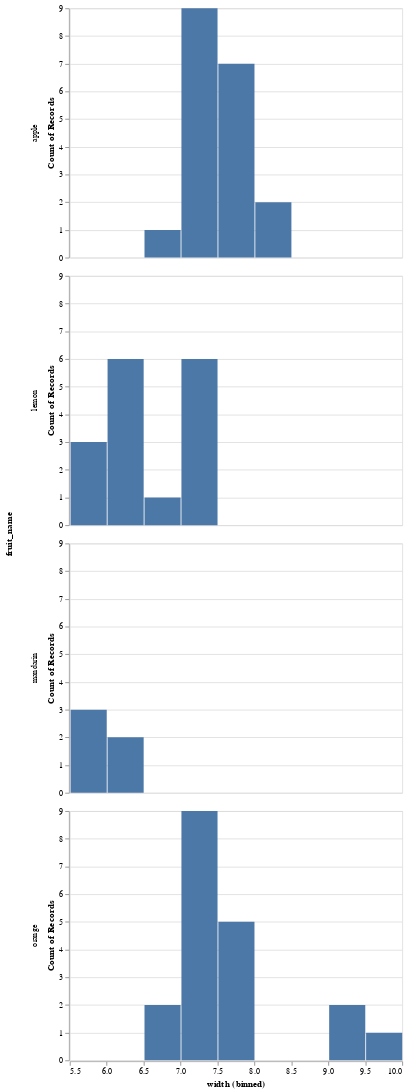

Notebook code for this chart:
### Markdown cell above
How is he our hero you might ask? Well. Let's go back to our fruit example. Let's look at the distribution of width for each type of fruit separately.

I'm going to use another one of my favorite packages (altair). Don't worry. This is a very open book class. Memorizing APIs is not our goal.

### Code cell
import altair as alt

alt.Chart(fruits).mark_bar().encode(
    alt.X("width:Q", bin=True),
    y='count()',
    row='fruit_name:N'
)

### Figure 1 — Vega-Lite specification as saved in the notebook (floating-point values rounded to 4 significant figures)
{"config": {"view": {"continuousWidth": 400, "continuousHeight": 300}}, "data": {"name": "data-b236062e01d2b17b7f6edafaba49d73c"}, "mark": "bar", "encoding": {"row": {"type": "nominal", "field": "fruit_name"}, "x": {"type": "quantitative", "bin": true, "field": "width"}, "y": {"type": "quantitative", "aggregate": "count"}}, "$schema": "https://vega.github.io/schema/vega-lite/v4.8.1.json", "datasets": {"data-b236062e01d2b17b7f6edafaba49d73c": [{"fruit_label": 1, "fruit_name": "apple", "fruit_subtype": "granny_smith", "mass": 192, "width": 8.4, "height": 7.3, "color_score": 0.55}, {"fruit_label": 1, "fruit_name": "apple", "fruit_subtype": "granny_smith", "mass": 180, "width": 8.0, "height": 6.8, "color_score": 0.59}, {"fruit_label": 1, "fruit_name": "apple", "fruit_subtype": "granny_smith", "mass": 176, "width": 7.4, "height": 7.2, "color_score": 0.6}, {"fruit_label": 2, "fruit_name": "mandarin", "fruit_subtype": "mandarin", "mass": 86, "width": 6.2, "height": 4.7, "color_score": 0.8}, {"fruit_label": 2, "fruit_name": "mandarin", "fruit_subtype": "mandarin", "mass": 84, "width": 6.0, "height": 4.6, "color_score": 0.79}, {"fruit_label": 2, "fruit_name": "mandarin", "fruit_subtype": "mandarin", "mass": 80, "width": 5.8, "height": 4.3, "color_score": 0.77}, {"fruit_label": 2, "fruit_name": "mandarin", "fruit_subtype": "mandarin", "mass": 80, "width": 5.9, "height": 4.3, "color_score": 0.81}, {"fruit_label": 2, "fruit_name": "mandarin", "fruit_subtype": "mandarin", "mass": 76, "width": 5.8, "height": 4.0, "color_score": 0.81}, {"fruit_label": 1, "fruit_name": "apple", "fruit_subtype": "braeburn", "mass": 178, "width": 7.1, "height": 7.8, "color_score": 0.92}, {"fruit_label": 1, "fruit_name": "apple", "fruit_subtype": "braeburn", "mass": 172, "width": 7.4, "height": 7.0, "color_score": 0.89}, {"fruit_label": 1, "fruit_name": "apple", "fruit_subtype": "braeburn", "mass": 166, "width": 6.9, "height": 7.3, "color_score": 0.93}, {"fruit_label": 1, "fruit_name": "apple", "fruit_subtype": "braeburn", "mass": 172, "width": 7.1, "height": 7.6, "color_score": 0.92}, {"fruit_label": 1, "fruit_name": "apple", "fruit_subtype": "braeburn", "mass": 154, "width": 7.0, "height": 7.1, "color_score": 0.88}, {"fruit_label": 1, "fruit_name": "apple", "fruit_subtype": "golden_delicious", "mass": 164, "width": 7.3, "height": 7.7, "color_score": 0.7}, {"fruit_label": 1, "fruit_name": "apple", "fruit_subtype": "golden_delicious", "mass": 152, "width": 7.6, "height": 7.3, "color_score": 0.69}, {"fruit_label": 1, "fruit_name": "apple", "fruit_subtype": "golden_delicious", "mass": 156, "width": 7.7, "height": 7.1, "color_score": 0.69}, {"fruit_label": 1, "fruit_name": "apple", "fruit_subtype": "golden_delicious", "mass": 156, "width": 7.6, "height": 7.5, "color_score": 0.67}, {"fruit_label": 1, "fruit_name": "apple", "fruit_subtype": "golden_delicious", "mass": 168, "width": 7.5, "height": 7.6, "color_score": 0.73}, {"fruit_label": 1, "fruit_name": "apple", "fruit_subtype": "cripps_pink", "mass": 162, "width": 7.5, "height": 7.1, "color_score": 0.83}, {"fruit_label": 1, "fruit_name": "apple", "fruit_subtype": "cripps_pink", "mass": 162, "width": 7.4, "height": 7.2, "color_score": 0.85}, {"fruit_label": 1, "fruit_name": "apple", "fruit_subtype": "cripps_pink", "mass": 160, "width": 7.5, "height": 7.5, "color_score": 0.86}, {"fruit_label": 1, "fruit_name": "apple", "fruit_subtype": "cripps_pink", "mass": 156, "width": 7.4, "height": 7.4, "color_score": 0.84}, {"fruit_label": 1, "fruit_name": "apple", "fruit_subtype": "cripps_pink", "mass": 140, "width": 7.3, "height": 7.1, "color_score": 0.87}, {"fruit_label": 1, "fruit_name": "apple", "fruit_subtype": "cripps_pink", "mass": 170, "width": 7.6, "height": 7.9, "color_score": 0.88}, {"fruit_label": 3, "fruit_name": "orange", "fruit_subtype": "spanish_jumbo", "mass": 342, "width": 9.0, "height": 9.4, "color_score": 0.75}, {"fruit_label": 3, "fruit_name": "orange", "fruit_subtype": "spanish_jumbo", "mass": 356, "width": 9.2, "height": 9.2, "color_score": 0.75}, {"fruit_label": 3, "fruit_name": "orange", "fruit_subtype": "spanish_jumbo", "mass": 362, "width": 9.6, "height": 9.2, "color_score": 0.74}, {"fruit_label": 3, "fruit_name": "orange", "fruit_subtype": "selected_seconds", "mass": 204, "width": 7.5, "height": 9.2, "color_score": 0.77}, {"fruit_label": 3, "fruit_name": "orange", "fruit_subtype": "selected_seconds", "mass": 140, "width": 6.7, "height": 7.1, "color_score": 0.72}, {"fruit_label": 3, "fruit_name": "orange", "fruit_subtype": "selected_seconds", "mass": 160, "width": 7.0, "height": 7.4, "color_score": 0.81}, {"fruit_label": 3, "fruit_name": "orange", "fruit_subtype": "selected_seconds", "mass": 158, "width": 7.1, "height": 7.5, "color_score": 0.79}, {"fruit_label": 3, "fruit_name": "orange", "fruit_subtype": "selected_seconds", "mass": 210, "width": 7.8, "height": 8.0, "color_score": 0.82}, {"fruit_label": 3, "fruit_name": "orange", "fruit_subtype": "selected_seconds", "mass": 164, "width": 7.2, "height": 7.0, "color_score": 0.8}, {"fruit_label": 3, "fruit_name": "orange", "fruit_subtype": "turkey_navel", "mass": 190, "width": 7.5, "height": 8.1, "color_score": 0.74}, {"fruit_label": 3, "fruit_name": "orange", "fruit_subtype": "turkey_navel", "mass": 142, "width": 7.6, "height": 7.8, "color_score": 0.75}, {"fruit_label": 3, "fruit_name": "orange", "fruit_subtype": "turkey_navel", "mass": 150, "width": 7.1, "height": 7.9, "color_score": 0.75}, {"fruit_label": 3, "fruit_name": "orange", "fruit_subtype": "turkey_navel", "mass": 160, "width": 7.1, "height": 7.6, "color_score": 0.76}, {"fruit_label": 3, "fruit_name": "orange", "fruit_subtype": "turkey_navel", "mass": 154, "width": 7.3, "height": 7.3, "color_score": 0.79}, {"fruit_label": 3, "fruit_name": "orange", "fruit_subtype": "turkey_navel", "mass": 158, "width": 7.2, "height": 7.8, "color_score": 0.77}, {"fruit_label": 3, "fruit_name": "orange", "fruit_subtype": "turkey_navel", "mass": 144, "width": 6.8, "height": 7.4, "color_score": 0.75}, {"fruit_label": 3, "fruit_name": "orange", "fruit_subtype": "turkey_navel", "mass": 154, "width": 7.1, "height": 7.5, "color_score": 0.78}, {"fruit_label": 3, "fruit_name": "orange", "fruit_subtype": "turkey_navel", "mass": 180, "width": 7.6, "height": 8.2, "color_score": 0.79}, {"fruit_label": 3, "fruit_name": "orange", "fruit_subtype": "turkey_navel", "mass": 154, "width": 7.2, "height": 7.2, "color_score": 0.82}, {"fruit_label": 4, "fruit_name": "lemon", "fruit_subtype": "spanish_belsan", "mass": 194, "width": 7.2, "height": 10.3, "color_score": 0.7}, {"fruit_label": 4, "fruit_name": "lemon", "fruit_subtype": "spanish_belsan", "mass": 200, "width": 7.3, "height": 10.5, "color_score": 0.72}, {"fruit_label": 4, "fruit_name": "lemon", "fruit_subtype": "spanish_belsan", "mass": 186, "width": 7.2, "height": 9.2, "color_score": 0.72}, {"fruit_label": 4, "fruit_name": "lemon", "fruit_subtype": "spanish_belsan", "mass": 216, "width": 7.3, "height": 10.2, "color_score": 0.71}, {"fruit_label": 4, "fruit_name": "lemon", "fruit_subtype": "spanish_belsan", "mass": 196, "width": 7.3, "height": 9.7, "color_score": 0.72}, {"fruit_label": 4, "fruit_name": "lemon", "fruit_subtype": "spanish_belsan", "mass": 174, "width": 7.3, "height": 10.1, "color_score": 0.72}, {"fruit_label": 4, "fruit_name": "lemon", "fruit_subtype": "unknown", "mass": 132, "width": 5.8, "height": 8.7, "color_score": 0.73}, {"fruit_label": 4, "fruit_name": "lemon", "fruit_subtype": "unknown", "mass": 130, "width": 6.0, "height": 8.2, "color_score": 0.71}, {"fruit_label": 4, "fruit_name": "lemon", "fruit_subtype": "unknown", "mass": 116, "width": 6.0, "height": 7.5, "color_score": 0.72}, {"fruit_label": 4, "fruit_name": "lemon", "fruit_subtype": "unknown", "mass": 118, "width": 5.9, "height": 8.0, "color_score": 0.72}, {"fruit_label": 4, "fruit_name": "lemon", "fruit_subtype": "unknown", "mass": 120, "width": 6.0, "height": 8.4, "color_score": 0.74}, {"fruit_label": 4, "fruit_name": "lemon", "fruit_subtype": "unknown", "mass": 116, "width": 6.1, "height": 8.5, "color_score": 0.71}, {"fruit_label": 4, "fruit_name": "lemon", "fruit_subtype": "unknown", "mass": 116, "width": 6.3, "height": 7.7, "color_score": 0.72}, {"fruit_label": 4, "fruit_name": "lemon", "fruit_subtype": "unknown", "mass": 116, "width": 5.9, "height": 8.1, "color_score": 0.73}, {"fruit_label": 4, "fruit_name": "lemon", "fruit_subtype": "unknown", "mass": 152, "width": 6.5, "height": 8.5, "color_score": 0.72}, {"fruit_label": 4, "fruit_name": "lemon", "fruit_subtype": "unknown", "mass": 118, "width": 6.1, "height": 8.1, "color_score": 0.7}]}}
